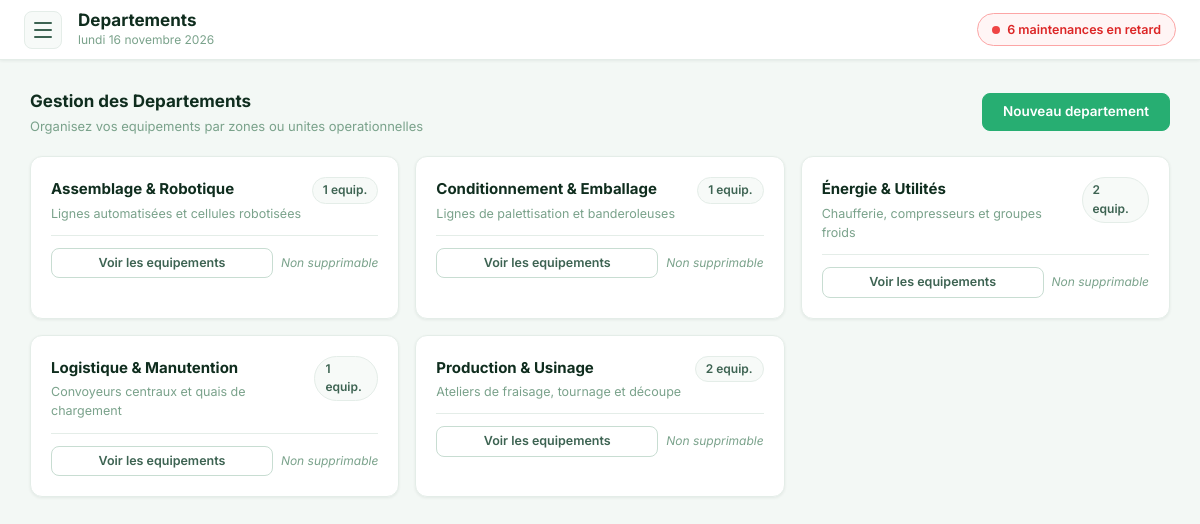
Before: /pages/departements.php with the older database file.
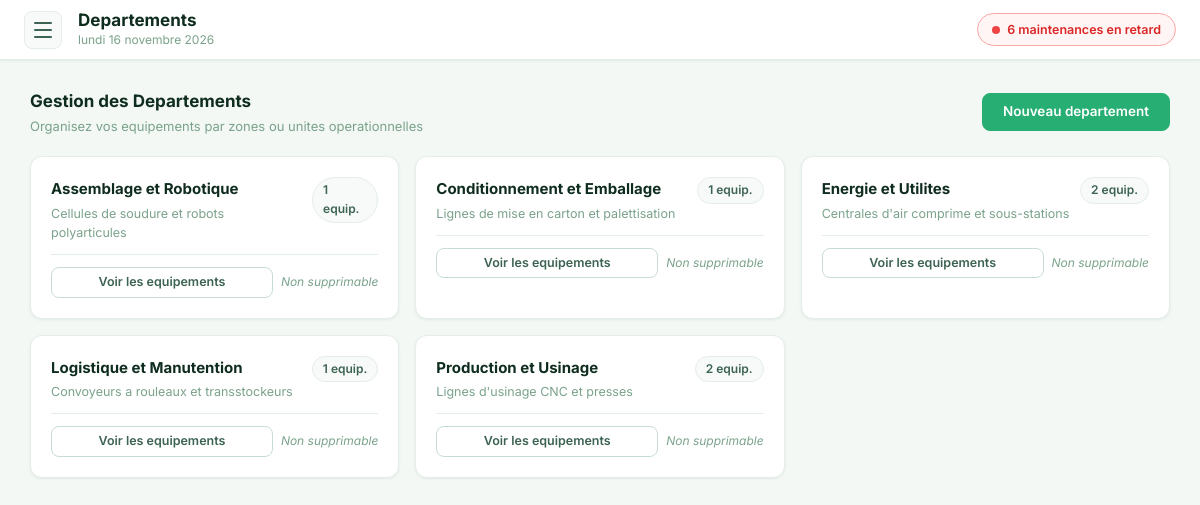
After: the same page with the newer database file.
### tables this page shows
CREATE TABLE IF NOT EXISTS `departments` (
    `id` INT AUTO_INCREMENT PRIMARY KEY,
    `name` VARCHAR(100) NOT NULL UNIQUE,
    `code` VARCHAR(50) NULL,
    `description` VARCHAR(255) NULL,
    `created_at` DATETIME DEFAULT CURRENT_TIMESTAMP
);

### pages/departements.php (the view, shortened to what this page needs)
<?php
$db = getDB();
$departments = $db->query("
    SELECT d.id, d.name, d.description,
           COUNT(e.id) AS equipment_count
    FROM departments d
    LEFT JOIN equipment e ON e.department_id = d.id AND e.active = 1
    GROUP BY d.id
    ORDER BY d.name
")->fetchAll(PDO::FETCH_ASSOC);
require_once __DIR__ . '/../includes/header.php';
?>
<div class="card-header" style="margin-bottom:20px">
  <div>
    <h2 style="font-size:17px;font-weight:700;color:var(--text-primary)">Gestion des Departements</h2>
    <p style="font-size:13px;color:var(--text-muted);margin-top:2px">Organisez vos equipements par zones ou unites operationnelles</p>
  </div>
  <button class="btn btn-primary" onclick="openDeptModal()">Nouveau departement</button>
</div>
<?php if (!empty($departments)): ?>
<div style="display:grid;grid-template-columns:repeat(auto-fill,minmax(280px,1fr));gap:16px;margin-bottom:24px">
  <?php foreach ($departments as $d): ?>
  <div class="card" style="padding:20px;display:flex;flex-direction:column;gap:12px">
    <div style="display:flex;justify-content:space-between;align-items:flex-start;gap:10px">
      <div>
        <div style="font-size:15px;font-weight:700;color:var(--text-primary)"><?= htmlspecialchars($d['name']) ?></div>
        <?php if ($d['description']): ?>
        <div style="font-size:12.5px;color:var(--text-muted);margin-top:3px"><?= htmlspecialchars($d['description']) ?></div>
        <?php endif; ?>
      </div>
      <span class="count-badge"><?= (int)$d['equipment_count'] ?> equip.</span>
    </div>
    <div style="display:flex;align-items:center;gap:8px;border-top:1px solid var(--border-light);padding-top:12px">
      <a href="equipements.php?dept=<?= $d['id'] ?>" class="btn btn-secondary btn-sm" style="flex:1;text-align:center">
        Voir les equipements
      </a>
      <?php if ((int)$d['equipment_count'] === 0): ?>
      <form method="post" onsubmit="return confirm('Supprimer ce departement ?')">
        <input type="hidden" name="action" value="delete_department">
        <input type="hidden" name="dept_id" value="<?= $d['id'] ?>">
        <button type="submit" class="btn-delete-row">Supprimer</button>
      </form>
      <?php else: ?>
      <span style="font-size:12px;color:var(--text-muted);font-style:italic">Non supprimable</span>
      <?php endif; ?>
    </div>
  </div>
  <?php endforeach; ?>
</div>
<?php else: ?>
<div class="card"><p class="empty">Aucun departement cree. Commencez par en ajouter un.</p></div>
<?php endif; ?>
<?php require_once __DIR__ . '/../includes/footer.php'; ?>

Changed rows visible on the page:
changed departments: name "Assemblage & Robotique" → "Assemblage et Robotique"; description "Lignes automatisées et cellules robotisées" → "Cellules de soudure et robots polyarticules"
changed departments: name "Conditionnement & Emballage" → "Conditionnement et Emballage"; description "Lignes de palettisation et banderoleuses" → "Lignes de mise en carton et palettisation"
changed departments: name "Énergie & Utilités" → "Energie et Utilites"; description "Chaufferie, compresseurs et groupes froids" → "Centrales d'air comprime et sous-stations"
changed departments: name "Logistique & Manutention" → "Logistique et Manutention"; description "Convoyeurs centraux et quais de chargement" → "Convoyeurs a rouleaux et transstockeurs"
changed departments: name "Production & Usinage" → "Production et Usinage"; description "Ateliers de fraisage, tournage et découpe" → "Lignes d'usinage CNC et presses"
